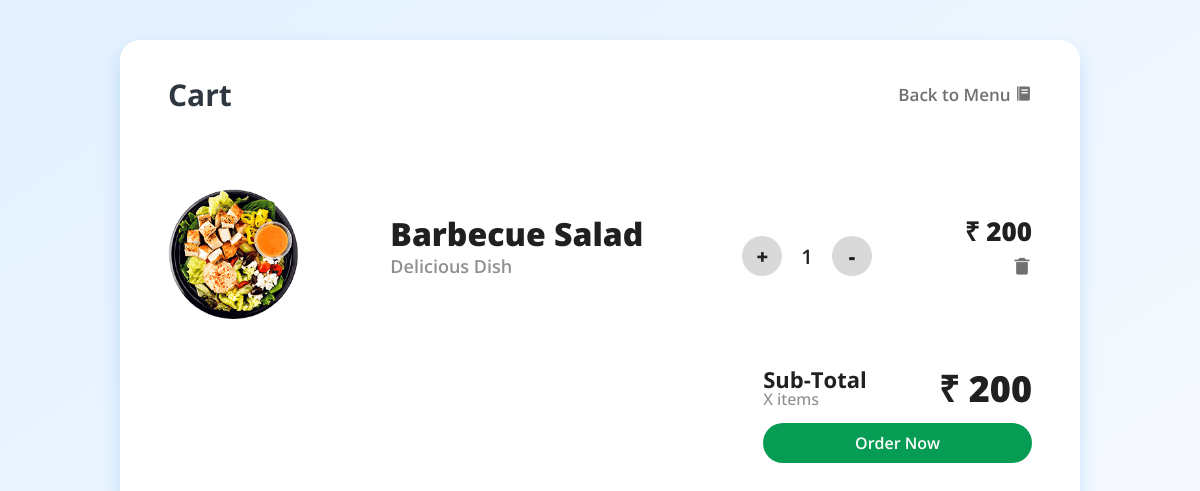
Page /cart (signed in) on the committed database.
### restaurant/models.py (models this page shows, shortened)
class Item(db.Model):
    item_id = db.Column(db.Integer(), primary_key = True)
    name = db.Column(db.String(length = 30), nullable = False)
    description = db.Column(db.String(length = 50), nullable = False)
    price = db.Column(db.Integer(), nullable = False)
    source = db.Column(db.String(length = 30), nullable = False)
    orderer = db.Column(db.Integer(), db.ForeignKey('user.id'))  #used to store info regarding user's ordered item

### restaurant/routes.py (the view, shortened to what this page needs)
@app.route('/cart', methods = ['GET', 'POST'])
def cart_page():
    order_form = OrderForm()
    if request.method == 'GET':
        selected_items = Item.query.filter_by(orderer = current_user.id)#get items which user has added to the cart
        return render_template('cart.html', order_form = order_form, selected_items = selected_items)

### restaurant/forms.py
class OrderForm(FlaskForm):
    submit = SubmitField(label = 'Order Now')

### restaurant/models.py (called while the page is built)
@login_manager.user_loader
def load_user(user_id):
    return User.query.get(int(user_id))

### restaurant/templates/cart.html (shortened to what this page needs)
<!DOCTYPE html>
<html>
<head>
	<link href='https://cdn.jsdelivr.net/npm/boxicons@2.0.5/css/boxicons.min.css' rel='stylesheet'>
	<link rel= "stylesheet" type= "text/css" href= "{{ url_for('static',filename='styles/css/style-cart.css') }}">
</head>
<body>
   <div class="CartContainer">
   	   <div class="Header">
   	   	<h3 class="Heading">Cart</h3>
   	   	<a href="{{ url_for('menu_page') }}" class = "back"><h5 class="Action">Back to Menu <i class='bx bxs-food-menu'></i></h5></a>
   	   </div>
	   {% for selected_item in selected_items %}
   	   <div class="Cart-Items">
   	   	  <div class="image-box">
   	   	    <img src="{{ url_for('static', filename = 'styles/img/'+selected_item.source) }}" alt="" class="menu__img">
   	   	  </div>
   	   	  <div class="about">
            <h1 class="title"> {{ selected_item.name }}</h1>
   	   	  	<h3 class="subtitle"> {{ selected_item.description }} </h3>
   	   	  </div>
   	   	  <div class="counter">
   	   	  	<div class="btn">+</div>
   	   	  	<div class="count">1</div>
   	   	  	<div class="btn">-</div>
   	   	  </div>
   	   	  <div class="prices">
   	   	  	<div class="amount">₹ {{ selected_item.price }}</div>
   	   	  	<div class="remove"><i class='bx bxs-trash-alt'></i></div>
   	   	  </div>
   	   </div>
	   {% endfor %}
		<div class="checkout">
			<div class="total">
				<div>
					<div class="Subtotal">Sub-Total</div>
					<div class="items"> X items</div>
				</div>
				<div class="total-amount">₹ {{ selected_items | sum(attribute='price') }}</div>
			</div>
			<form method = 'POST'>
				{{ order_form.submit(class = 'button') }}
			</form>
		</div>
 	</div>
</body>
</html>

### restaurant/static/styles/css/style-cart.css (style rules this page uses)
body { margin: 0; padding: 0; background: linear-gradient(to bottom right, #E3F0FF, #FAFCFF); height: 100vh; display: flex; justify-content: center; align-items: center; }
.CartContainer { width: 80%; height: 90%; background-color: #ffffff; border-radius: 20px; box-shadow: 0px 10px 20px #1687d933; }
.Header { margin: auto; width: 90%; height: 15%; display: flex; justify-content: space-between; align-items: center; }
.Heading { font-size: 30px; font-family: 'Open Sans'; font-weight: 700; color: #2F3841; }
.back { text-decoration: none; }
.Action { font-size: 17px; font-family: 'Open Sans'; font-weight: 600; color: #707070; cursor: pointer; }
.Cart-Items { margin: auto; width: 90%; height: 30%; display: flex; justify-content: space-between; align-items: center; }
.image-box { width: 15%; text-align: center; }
.about { height: 100%; width: 30%; }
.title { padding-top: 60px; line-height: 10px; font-size: 32px; font-family: 'Open Sans'; font-weight: 800; color: #202020; }
.subtitle { line-height: 10px; font-size: 18px; font-family: 'Open Sans'; font-weight: 600; color: #909090; }
.counter { width: 15%; display: flex; justify-content: space-between; align-items: center; }
.btn { width: 40px; height: 40px; border-radius: 50%; background-color: #d9d9d9; display: flex; justify-content: center; align-items: center; font-size: 20px; font-family: 'Open Sans'; font-weight: 900; color: #202020; cursor: pointer; }
.count { font-size: 20px; font-family: 'Open Sans'; font-weight: 600; color: #202020; }
.prices { height: 100%; text-align: right; padding-top: 90px; }
.amount { padding-top: 20px; font-size: 26px; font-family: 'Open Sans'; font-weight: 800; color: #202020; }
.remove { padding-top: 5px; font-size: 20px; font-family: 'Open Sans'; font-weight: 600; color: #707070; cursor: pointer; }
.checkout { float: right; margin-right: 5%; width: 28%; }
.total { width: 100%; display: flex; justify-content: space-between; }
.Subtotal { font-size: 22px; font-family: 'Open Sans'; font-weight: 700; color: #202020; }
.items { font-size: 16px; font-family: 'Open Sans'; font-weight: 500; color: #909090; line-height: 10px; }
.total-amount { font-size: 36px; font-family: 'Open Sans'; font-weight: 900; color: #202020; }
.button { margin-top: 10px; width: 100%; height: 40px; border: none; background-color: #069C54; border-radius: 20px; cursor: pointer; font-size: 16px; font-family: 'Open Sans'; font-weight: 600; color: #FFF; }
.menu__img { width: 130px; }

### rows in the picture
Item: source (picture), name "Barbecue Salad", description "Delicious Dish", price "200"

### other values in the picture
{{ selected_items | sum(attribute='price') }} "200"
